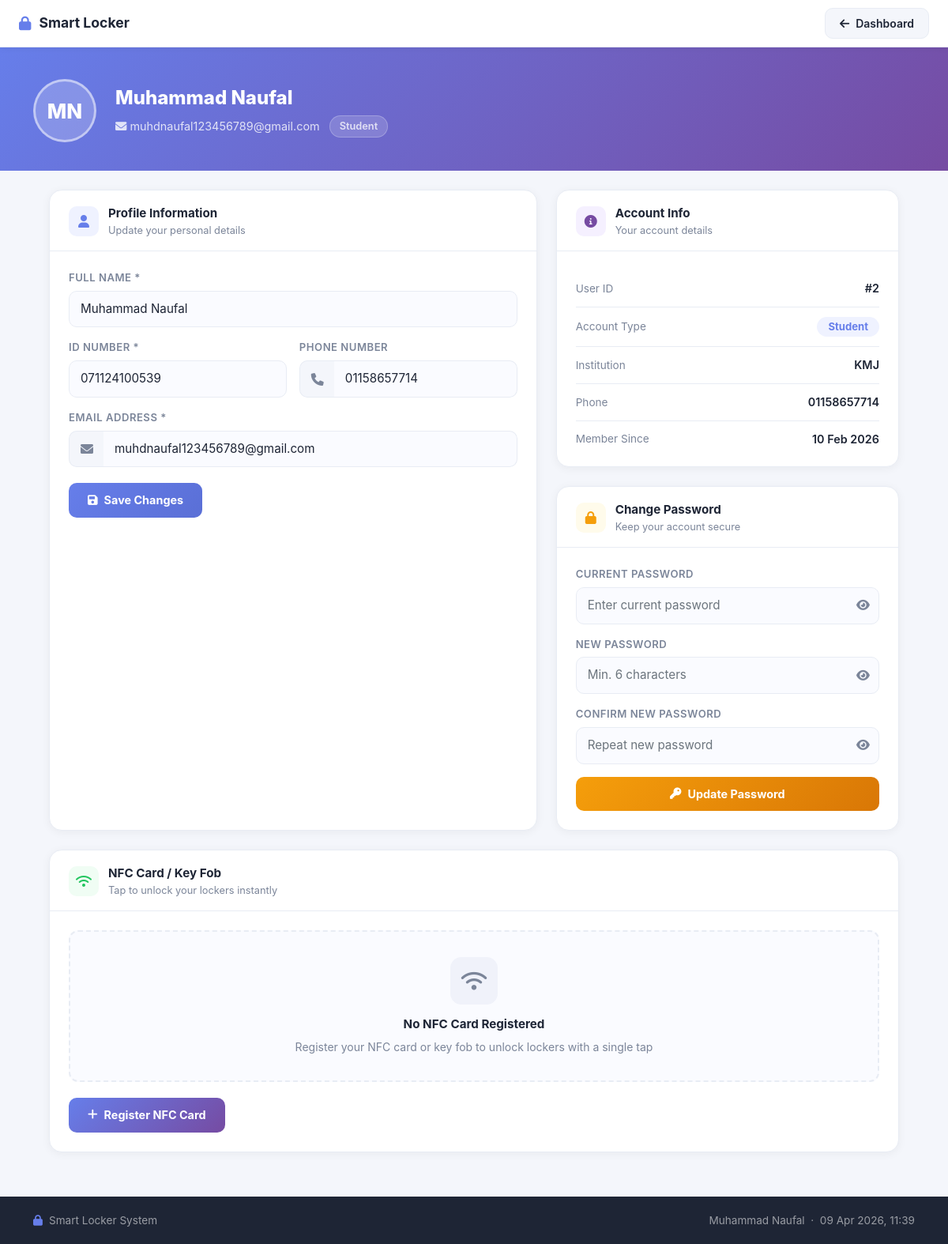
/commercial/profile.php (signed in), run on an earlier commit of the app's database.
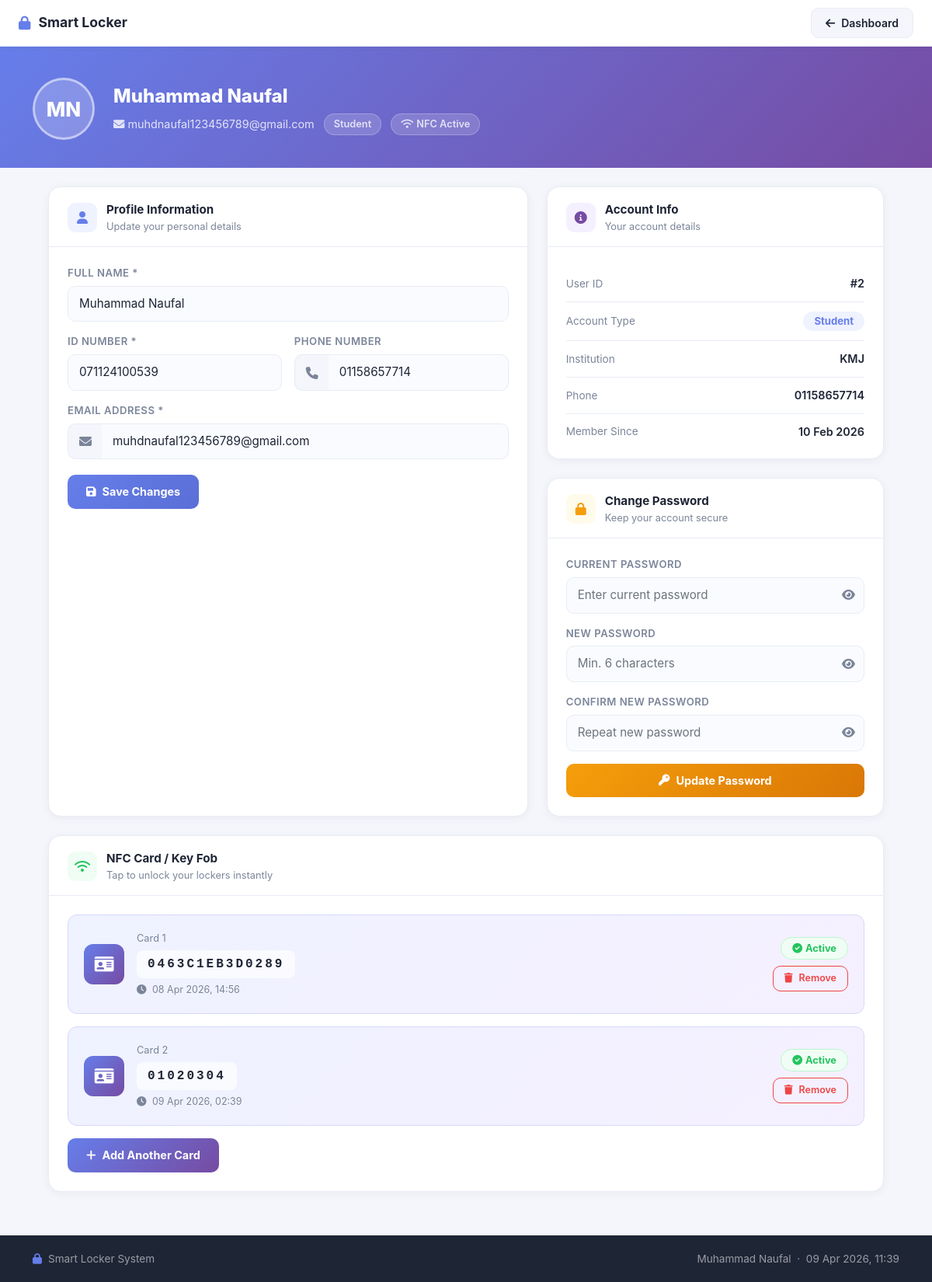
And on a later commit of the database.
### tables this page shows
CREATE TABLE `users` (
  `id` int(11) NOT NULL,
  `email` varchar(255) NOT NULL,
  `password_hash` varchar(255) NOT NULL,
  `full_name` varchar(255) DEFAULT NULL,
  `phone` varchar(20) DEFAULT NULL,
  `nfc_uid` varchar(50) DEFAULT NULL COMMENT 'UID physical NFC card/fob (MIFARE)',
  `nfc_registered_at` datetime DEFAULT NULL,
  `role` enum('admin','manager','user') DEFAULT 'user',
  `created_at` timestamp NOT NULL DEFAULT current_timestamp(),
  `last_login` timestamp NULL DEFAULT NULL,
  `user_id_number` varchar(50) DEFAULT NULL,
  `user_type` enum('student','staff','public') DEFAULT 'student',
  `institution` varchar(100) DEFAULT NULL,
  `is_active` tinyint(1) DEFAULT 1,
  `paired_device_token` varchar(255) DEFAULT NULL
);

CREATE TABLE `user_nfc_cards` (
  `id` int(11) NOT NULL,
  `user_id` int(11) NOT NULL,
  `nfc_uid` varchar(50) NOT NULL,
  `label` varchar(100) DEFAULT NULL,
  `registered_at` datetime NOT NULL DEFAULT current_timestamp()
);

### commercial/profile.php (the view, shortened to what this page needs)
<?php
require_once 'config.php';
$user_id = (int) $_SESSION['user_id'];
$user_name = $_SESSION['user_name'] ?? 'User';
$stmt = $pdo->prepare("SELECT * FROM users WHERE id = ?");
$stmt->execute([$user_id]);
$user = $stmt->fetch(PDO::FETCH_ASSOC);
$nfc_device_id = '';
try {
    $stmt_dev = $pdo->prepare("
        SELECT l.device_id FROM user_locker_assignments ula
        JOIN lockers l ON l.id = ula.locker_id
        WHERE ula.user_id = ? AND ula.is_active = 1
          AND l.device_id IS NOT NULL AND l.device_id != ''
          AND l.status != 'maintenance'
        LIMIT 1
    ");
    $stmt_dev->execute([$user_id]);
    $dev = $stmt_dev->fetch();
    $nfc_device_id = $dev['device_id'] ?? '';
} catch (Exception $e) {
}
$user_nfc_cards = [];
try {
    $stmt_cards = $pdo->prepare("SELECT id, nfc_uid, label, registered_at FROM user_nfc_cards WHERE user_id = ? ORDER BY registered_at ASC");
    $stmt_cards->execute([$user_id]);
    $user_nfc_cards = $stmt_cards->fetchAll(PDO::FETCH_ASSOC);
} catch (Exception $e) {
}
$name_parts = explode(' ', trim($user['full_name'] ?? 'U'));
$initials = strtoupper(substr($name_parts[0], 0, 1));
if (count($name_parts) > 1)
    $initials .= strtoupper(substr(end($name_parts), 0, 1));
?>
<!DOCTYPE html>
<html lang="en">
<head>
    <link href="https://cdn.jsdelivr.net/npm/bootstrap@5.1.3/dist/css/bootstrap.min.css" rel="stylesheet">
    <link rel="stylesheet" href="https://cdnjs.cloudflare.com/ajax/libs/font-awesome/6.0.0/css/all.min.css">
</head>
<body>
    <nav class="topbar">
        <a href="dashboard.php" class="topbar-brand"><i class="fas fa-lock"></i> Smart Locker</a>
        <a href="dashboard.php" class="btn-back"><i class="fas fa-arrow-left"></i> Dashboard</a>
    </nav>
    <div class="profile-hero">
        <div class="container">
            <div class="d-flex align-items-center gap-4">
                <div class="avatar"><?php echo $initials; ?></div>
                <div>
                    <div class="hero-name"><?php echo htmlspecialchars($user['full_name'] ?? 'User'); ?></div>
                    <div class="hero-meta">
                        <span><i
                                class="fas fa-envelope me-1"></i><?php echo htmlspecialchars($user['email'] ?? ''); ?></span>
                        <span class="hero-badge"><?php echo ucfirst($user['user_type'] ?? 'user'); ?></span>
                        <?php if (!empty($user['nfc_uid'])): ?>
                            <span class="hero-badge"><i class="fas fa-wifi me-1"></i>NFC Active</span>
                        <?php endif; ?>
                    </div>
                </div>
            </div>
        </div>
    </div>
    <div class="container py-4 pb-5" style="max-width:1100px;">
        <div class="row g-4">
            <div class="col-lg-7">
                <div class="pcard h-100">
                    <div class="pcard-header">
                        <div class="pcard-icon icon-blue"><i class="fas fa-user"></i></div>
                        <div>
                            <div class="pcard-title">Profile Information</div>
                            <div class="pcard-subtitle">Update your personal details</div>
                        </div>
                    </div>
                    <div class="pcard-body">
                        <form method="POST">
                            <div class="row g-3">
                                <div class="col-12">
                                    <label class="form-label">Full Name *</label>
                                    <input type="text" name="full_name" class="form-control" required
                                        placeholder="Your full name"
                                        value="<?php echo htmlspecialchars($user['full_name'] ?? ''); ?>">
                                </div>
                                <div class="col-md-6">
                                    <label class="form-label">ID Number *</label>
                                    <input type="text" name="user_id_number" class="form-control" required
                                        placeholder="e.g. MC2516203265"
                                        value="<?php echo htmlspecialchars($user['user_id_number'] ?? ''); ?>">
                                </div>
                                <div class="col-md-6">
                                    <label class="form-label">Phone Number</label>
                                    <div class="input-group">
                                        <span class="input-group-text"><i class="fas fa-phone"></i></span>
                                        <input type="tel" name="phone" class="form-control" placeholder="0123456789"
                                            value="<?php echo htmlspecialchars($user['phone'] ?? ''); ?>">
                                    </div>
                                </div>
                                <div class="col-12">
                                    <label class="form-label">Email Address *</label>
                                    <div class="input-group">
                                        <span class="input-group-text"><i class="fas fa-envelope"></i></span>
                                        <input type="email" name="email" class="form-control" required
                                            placeholder="your@email.com"
                                            value="<?php echo htmlspecialchars($user['email'] ?? ''); ?>">
                                    </div>
                                </div>
                                <div class="col-12 pt-1">
                                    <button type="submit" class="btn-save">
                                        <i class="fas fa-save"></i> Save Changes
                                    </button>
                                </div>
                            </div>
                        </form>
                    </div>
                </div>
            </div>
            <div class="col-lg-5 d-flex flex-column gap-4">
                <div class="pcard">
                    <div class="pcard-header">
                        <div class="pcard-icon icon-purple"><i class="fas fa-info-circle"></i></div>
                        <div>
                            <div class="pcard-title">Account Info</div>
                            <div class="pcard-subtitle">Your account details</div>
                        </div>
                    </div>
                    <div class="pcard-body">
                        <div class="info-item">
                            <span class="info-label">User ID</span>
                            <span class="info-value">#<?php echo $user_id; ?></span>
                        </div>
                        <div class="info-item">
                            <span class="info-label">Account Type</span>
                            <span
                                style="background:#eff2ff;color:var(--primary);border-radius:20px;padding:3px 14px;font-size:.82rem;font-weight:700;">
                                <?php echo ucfirst($user['user_type'] ?? 'user'); ?>
                            </span>
                        </div>
                        <div class="info-item">
                            <span class="info-label">Institution</span>
                            <span
                                class="info-value"><?php echo htmlspecialchars(!empty($user['institution']) ? $user['institution'] : '—'); ?></span>
                        </div>
                        <div class="info-item">
                            <span class="info-label">Phone</span>
                            <span
                                class="info-value"><?php echo htmlspecialchars(!empty($user['phone']) ? $user['phone'] : '—'); ?></span>
                        </div>
                        <div class="info-item">
                            <span class="info-label">Member Since</span>
                            <span
                                class="info-value"><?php echo isset($user['created_at']) ? date('d M Y', strtotime($user['created_at'])) : 'N/A'; ?></span>
                        </div>
                    </div>
                </div>
                <div class="pcard">
                    <div class="pcard-header">
                        <div class="pcard-icon icon-amber"><i class="fas fa-lock"></i></div>
                        <div>
                            <div class="pcard-title">Change Password</div>
                            <div class="pcard-subtitle">Keep your account secure</div>
                        </div>
                    </div>
                    <div class="pcard-body">
                        <form method="POST">
                            <div class="d-flex flex-column gap-3">
                                <div>
                                    <label class="form-label">Current Password</label>
                                    <div class="pw-wrap">
                                        <input type="password" name="current_password" id="pw1" class="form-control"
                                            placeholder="Enter current password">
                                        <button type="button" class="pw-eye" onclick="togglePw('pw1',this)"><i
                                                class="fas fa-eye"></i></button>
                                    </div>
                                </div>
                                <div>
                                    <label class="form-label">New Password</label>
                                    <div class="pw-wrap">
                                        <input type="password" name="new_password" id="pw2" class="form-control"
                                            placeholder="Min. 6 characters">
                                        <button type="button" class="pw-eye" onclick="togglePw('pw2',this)"><i
                                                class="fas fa-eye"></i></button>
                                    </div>
                                </div>
                                <div>
                                    <label class="form-label">Confirm New Password</label>
                                    <div class="pw-wrap">
                                        <input type="password" name="confirm_password" id="pw3" class="form-control"
                                            placeholder="Repeat new password">
                                        <button type="button" class="pw-eye" onclick="togglePw('pw3',this)"><i
                                                class="fas fa-eye"></i></button>
                                    </div>
                                </div>
                                <button type="submit" class="btn-pw">
                                    <i class="fas fa-key"></i> Update Password
                                </button>
                            </div>
                        </form>
                    </div>
                </div>
            </div>
        </div>
        <div class="mt-4">
            <div class="pcard">
                <div class="pcard-header">
                    <div class="pcard-icon icon-green"><i class="fas fa-wifi"></i></div>
                    <div>
                        <div class="pcard-title">NFC Card / Key Fob</div>
                        <div class="pcard-subtitle">Tap to unlock your lockers instantly</div>
                    </div>
                </div>
                <div class="pcard-body">
                    <?php if (!empty($user_nfc_cards)): ?>
                        <div id="nfcCardList">
                            <?php foreach ($user_nfc_cards as $i => $card): ?>
                                <div class="nfc-registered-box" id="card-row-<?php echo $card['id']; ?>">
                                    <div class="nfc-card-icon">
                                        <i class="fas fa-id-card"></i>
                                    </div>
                                    <div style="flex:1;min-width:0;">
                                        <div style="font-size:.8rem;color:var(--muted);margin-bottom:2px;">
                                            <?php echo htmlspecialchars($card['label'] ?? 'Card ' . ($i + 1)); ?>
                                        </div>
                                        <div class="nfc-uid"><?php echo htmlspecialchars($card['nfc_uid']); ?></div>
                                        <div style="font-size:.78rem;color:var(--muted);margin-top:6px;">
                                            <i class="fas fa-clock me-1"></i>
                                            <?php echo date('d M Y, H:i', strtotime($card['registered_at'])); ?>
                                        </div>
                                    </div>
                                    <div style="display:flex;flex-direction:column;gap:8px;align-items:flex-end;">
                                        <span class="badge-active"><i class="fas fa-check-circle me-1"></i>Active</span>
                                        <?php if (!empty($nfc_device_id)): ?>
                                        <button class="btn-replace" style="font-size:.78rem;padding:6px 14px;"
                                            onclick="removeCard(<?php echo $card['id']; ?>, '<?php echo htmlspecialchars($card['nfc_uid']); ?>')"
                                            title="Remove this card">
                                            <i class="fas fa-trash"></i> Remove
                                        </button>
                                        <?php endif; ?>
                                    </div>
                                </div>
                            <?php endforeach; ?>
                        </div>
                    <?php else: ?>
                        <div class="nfc-empty-box" id="nfcEmptyBox">
                            <div style="width:60px;height:60px;background:#f0f2fa;border-radius:14px;display:flex;align-items:center;justify-content:center;margin:0 auto 14px;">
                                <i class="fas fa-wifi" style="font-size:26px;color:var(--muted);"></i>
                            </div>
                            <div style="font-weight:700;margin-bottom:6px;font-size:.95rem;">No NFC Card Registered</div>
                            <div style="font-size:.875rem;color:var(--muted);">Register your NFC card or key fob to unlock lockers with a single tap</div>
                        </div>
                    <?php endif; ?>
                    <?php if (!empty($nfc_device_id)): ?>
                        <div class="mt-3">
                            <button class="btn-nfc-reg" onclick="startNFCRegister()">
                                <i class="fas fa-plus"></i>
                                <?php echo empty($user_nfc_cards) ? 'Register NFC Card' : 'Add Another Card'; ?>
                            </button>
                        </div>
                    <?php endif; ?>
                </div>
            </div>
        </div>
    </div>
    <footer style="background:#1e2535;color:rgba(255,255,255,.55);padding:20px 0;margin-top:8px;">
        <div class="container d-flex justify-content-between align-items-center flex-wrap gap-2"
            style="font-size:.85rem;">
            <span><i class="fas fa-lock me-2" style="color:var(--primary);"></i>Smart Locker System</span>
            <span><?php echo htmlspecialchars($user_name); ?> &nbsp;·&nbsp; <?php echo date('d M Y, H:i'); ?></span>
        </div>
    </footer>
</body>
</html>

What changed in the data, as far as the page shows it:
changed users "MN": nfc_uid empty → "0463C1EB3D0289" (drawn)
added user_nfc_cards: label "Card 1", nfc_uid "0463C1EB3D0289", registered_at "08 Apr 2026, 14:56"
added user_nfc_cards: label "Card 2", nfc_uid "01020304", registered_at "09 Apr 2026, 02:39"
Also different on the page:
text no longer shown: "No NFC Card Registered Register your NFC card or key fob to unlock lockers with a single tap Register NFC Card"
text now shown: "NFC Active Add Another Card"
